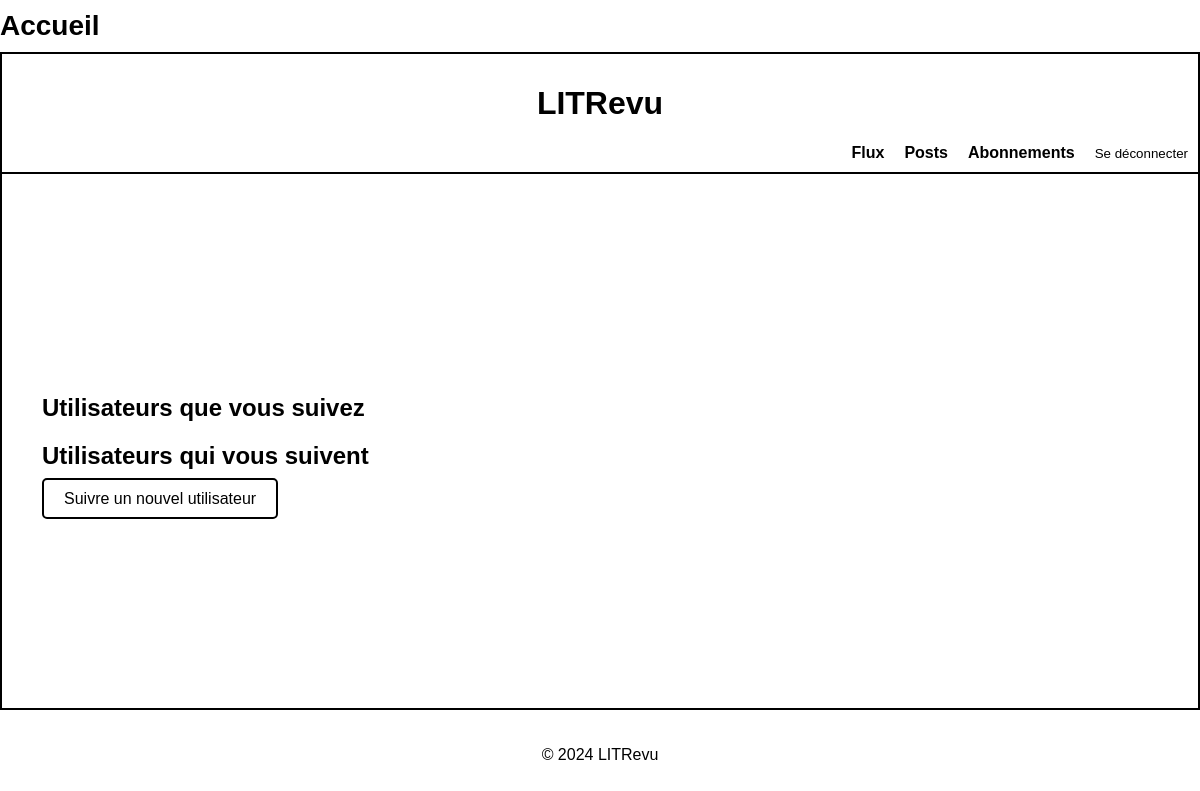
Before: /subscriptions/follows/ (signed in) with the older database file.
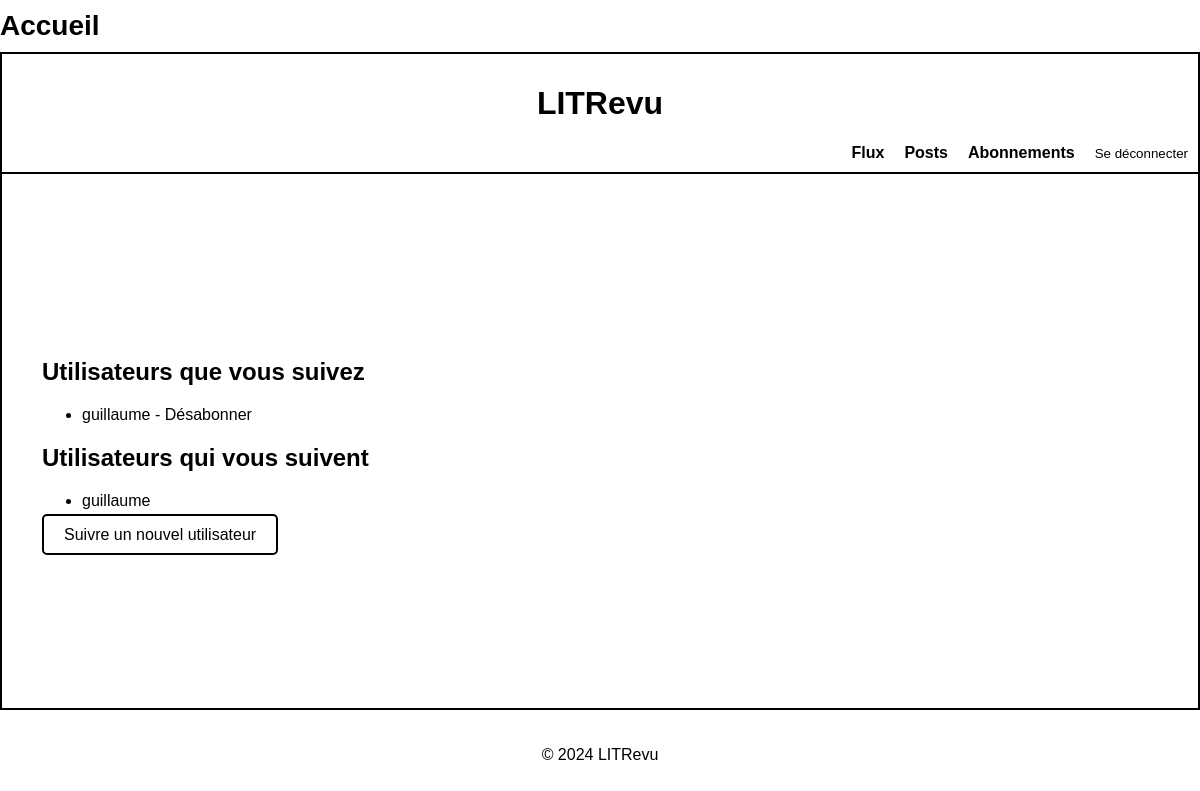
After: the same page with the newer database file.
### subscriptions/models.py (models this page shows, shortened)
class UserFollows(models.Model):
    user = models.ForeignKey(
        to=settings.AUTH_USER_MODEL,
        on_delete=models.CASCADE,
        related_name='following_subscriptions'
    )
    followed_user = models.ForeignKey(
        to=settings.AUTH_USER_MODEL,
        on_delete=models.CASCADE,
        related_name='follower_subscriptions'
    )
    class Meta:
        unique_together = ('user', 'followed_user')

### authentication/models.py (models this page shows, shortened)
class CustomUser(AbstractUser):
    ROLE_CHOICES = [
        ('USER', 'Utilisateur'),
        ('DEVELOPER', 'Développeur'),
    ]
    role = models.CharField(max_length=10, choices=ROLE_CHOICES, default='USER')
    is_developer = models.BooleanField(default=False)
    follows = models.ManyToManyField(
        'self', through='subscriptions.UserFollows', related_name='is_followed_by', symmetrical=False
    )

### subscriptions/views.py (the view)
# urls.py: path('follows/', FollowsListView.as_view(), name='follows_list'),
class FollowsListView(LoginRequiredMixin, ListView):
    model = UserFollows
    template_name = 'subscriptions/follows_list.html'
    context_object_name = 'follows'
    login_url = reverse_lazy('login')
    def get_context_data(self, **kwargs):
        context = super().get_context_data(**kwargs)
        following = UserFollows.objects.filter(user=self.request.user)
        followers = UserFollows.objects.filter(followed_user=self.request.user)
        context['following'] = following
        context['followers'] = followers
        return context
    def get_queryset(self):
        return UserFollows.objects.filter(user=self.request.user)

### subscriptions/templates/subscriptions/follows_list.html
{% extends 'base.html' %}
{% block content %}
<h2>Utilisateurs que vous suivez</h2>
<ul>
    {% for follow in following %}
        <li>{{ follow.followed_user.username }} -
            <a href="{% url 'unfollow_user' follow.pk %}" class="btn btn-danger btn-sm">Désabonner</a>
        </li>
    {% endfor %}
</ul>
<h2>Utilisateurs qui vous suivent</h2>
<ul>
    {% for follow in followers %}
        <li>{{ follow.user.username }}</li>
    {% endfor %}
</ul>
<a href="{% url 'follow_user' %}" class="btn btn-primary">Suivre un nouvel utilisateur</a>
{% endblock %}

### templates/base.html (shortened to what this page needs)
{% load static %}
<!DOCTYPE html>
<html lang="fr">
<head>
    <link rel="stylesheet" href="{% static 'css/styles.css' %}">
</head>
<body>
    <div class="page-border">
        <div class="site-header-container">
            <header class="site-header">
                <div class="page-title">
                    <h2>{% block title %}Accueil{% endblock %}</h2>
                </div>
                <div class="navbar-wrapper">
                    <div class="navbar-container">
                        <h1 class="site-title"><a href="/">LITRevu</a></h1>
                        {% if user.is_authenticated %}
                        <nav class="navbar-links">
                            <a href="{% url 'feed' %}">Flux</a>
                            <a href="{% url 'posts' %}">Posts</a>
                            <a href="{% url 'follows_list' %}">Abonnements</a>
                            <form action="{% url 'logout' %}" method="post" style="display:inline;">
                                <button type="submit" class="btn btn-link" style="padding: 0; background: none; border: none; color: inherit;">
                                    Se déconnecter
                                </button>
                            </form>
                        </nav>
                    {% endif %}
                    </div>
                </div>
            </header>
        </div>
        <main class="main-container-wrapper">
            <div class="main-container">
                {% block content %}{% endblock %}
            </div>
        </main>
    </div>
    <div class="footer-container">
        <footer class="footer">
            <p>&copy; 2024 LITRevu</p>
        </footer>
    </div>
</body>
</html>

### static/css/styles.css (style rules this page uses)
body { font-family: Arial, sans-serif; margin: 0; padding: 0; box-sizing: border-box; min-height: 100vh; display: flex; flex-direction: column; justify-content: flex-start; align-items: center; }
a { text-decoration: none; color: inherit; }
.page-border { width: 100%; max-width: 1200px; margin: 0 auto; background-color: white; box-sizing: border-box; padding: 0; flex-grow: 1; display: flex; flex-direction: column; justify-content: space-between; }
.site-header-container { width: 100%; }
.page-title h2 { font-size: 28px; margin: 0; padding: 10px 0; text-align: left; }
.navbar-wrapper { display: flex; justify-content: center; }
.navbar-container { padding: 10px; width: 100%; text-align: center; border-top: 2px solid black; border-left: 2px solid black; border-right: 2px solid black; }
.navbar-links { display: flex; justify-content: flex-end; gap: 20px; align-items: center; }
.navbar-links a { text-decoration: none; color: black; font-weight: bold; }
.main-container-wrapper { padding: 20px; flex-grow: 1; width: 100%; margin: 0; border: 2px solid black; box-sizing: border-box; display: flex; justify-content: center; align-items: center; background-color: #fff; }
.main-container { width: 100%; padding: 20px; box-sizing: border-box; }
.btn-primary { background-color: #ffffff; color: rgb(0, 0, 0); padding: 10px 20px; border: 2px solid black; border-radius: 5px; cursor: pointer; transition: background-color 0.3s; }
.footer-container { width: 100%; text-align: center; }
.footer { padding: 20px; }

Changed rows visible on the page:
added UserFollows: followed_user.username "guillaume", shown under "Utilisateurs que vous suivez"
added UserFollows: user.username "guillaume", shown under "Utilisateurs qui vous suivent"
